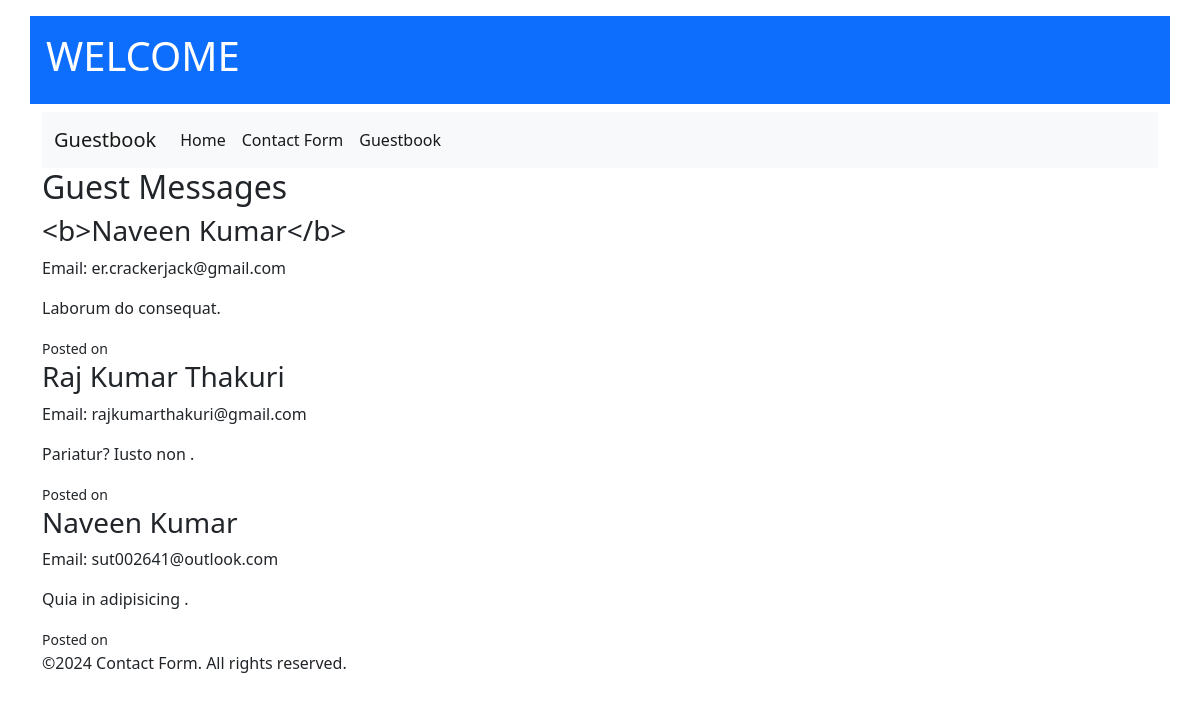
The app's page /guestbook with its own data.
### tables this page shows
CREATE TABLE messages(

  id INTEGER PRIMARY KEY AUTOINCREMENT,
  name TEXT NOT NULL,
  email TEXT NOT NULL,
  message TEXT NOT NULL,
  created_at TIMESTAMP DEFAULT CURRENT_TIMESTAMP
);

### includes/view.php (called while the page is built, shortened)
<?php
function renderView(string $template, array $data=[]):void{
  include TEMPLATES_DIR . '/header.php';
  include TEMPLATES_DIR . '/'. $template .'.php';
  include TEMPLATES_DIR. '/footer.php';
}

### routes/guestbook_get.php (called while the page is built)
<?php
$entries = getMessage(connectionDb());
renderView('guestbook_get', data:['messages' => $entries]);

### public/index.php (called while the page is built, shortened)
<?php
dispatch($_SERVER['REQUEST_URI'], $_SERVER['REQUEST_METHOD']);

### includes/db.php (called while the page is built, shortened)
<?php
function connectionDb():PDO{
  $pdo = new PDO('sqlite:'. DB_DIR . '/' . 'db.sqlite');
  $pdo->setAttribute(PDO::ATTR_ERRMODE, PDO::ERRMODE_EXCEPTION);
  return $pdo;
}
function getMessage(PDO $pdo) : array{
  $sql = "SELECT * FROM messages ORDER BY created_at";
  $stmt = $pdo->query($sql);
  return $stmt->fetchAll(PDO::FETCH_ASSOC);
}

### templates/guestbook_get.php (the view)
<?php
$messages = $data['messages'];
?>
<section>
  <h2>Guest Messages</h2>
  <?php if(empty($messages)) : ?>
    <p>No messages yet. Be the first to leave a message.</p>
    <?php else: ?>
      <?php foreach($messages as $message) :?>
        <h3><?php echo htmlspecialchars($message['name'])?></h3>
        <p>Email: <?php echo htmlspecialchars($message['email'])?></p>
        <p><?php echo nl2br(htmlspecialchars($message['message']))?></p>
        <small>Posted on <?php htmlspecialchars($message['created_at'])?></small>
      <?php endforeach; ?>
  <?php endif;?>
</section>

### includes/router.php (shortened to what this page needs)
<?php
function normalizeUri(string $uri):string{
  $uri = strtok($uri, '?');
  $uri = strtolower(trim($uri, '/'));
  return $uri === INDEX_URI ? INDEX_ROUTE : $uri;
}
function getFilePath(string $uri, string $method):string {
  return ROUTES_DIR. '/'. normalizeUri($uri) . '_'. strtolower($method). '.php';
}
function dispatch(string $uri, string $method):void{
  $uri = normalizeUri($uri);
  $method = strtoupper($method);
   $filepath = getFilePath($uri, $method);
   if(file_exists($filepath)){
    include($filepath);
    return;
   }else{
    notFound();
   }
}

### templates/header.php (shortened to what this page needs)
<!doctype html>
<html lang="en">
  <head>
    <link href="https://cdn.jsdelivr.net/npm/bootstrap@5.0.2/dist/css/bootstrap.min.css" rel="stylesheet">
  </head>
  <body>
    <div class="container">
      <header>
        <div class="row justify-content-md-center">
          <div class="col-12 p-3 mt-3 mb-2 text-white bg-primary">
            <h1 class="">WELCOME</h1>
          </div>
        </div>
      </header>
      <nav class="navbar navbar-expand-lg navbar-light bg-light">
        <div class="container-fluid">
          <a class="navbar-brand" href="#">Guestbook</a>
          <div class="collapse navbar-collapse" id="navbarSupportedContent">
            <ul class="navbar-nav me-auto mb-2 mb-lg-0">
              <li class="nav-item">
                <a class="nav-link active" aria-current="page" href="/">Home</a>
              </li>
              <li class="nav-item">
                <a class="nav-link active" aria-current="page" href="/contact">Contact Form</a>
              </li>
              <li class="nav-item">
                <a class="nav-link active" aria-current="page" href="/guestbook">Guestbook</a>
              </li>
            </ul>
          </div>
        </div>
      </nav>
      <main>

### templates/footer.php (shortened to what this page needs)
</main>
      <footer>
        <div class="row">
          <div class="col">
            <p>&copy;<?php echo date('Y') ?> Contact Form. All rights reserved. </p>
          </div>
        </div>
      </footer>
    </div>
  </body>
</html>

### records on screen
messages: name "<b>Naveen Kumar</b>", email "er.crackerjack@gmail.com", message "Laborum do consequat."
messages: name "Raj Kumar Thakuri", email "rajkumarthakuri@gmail.com", message "Pariatur? Iusto non ."
messages: name "Naveen Kumar", email "sut002641@outlook.com", message "Quia in adipisicing ."
